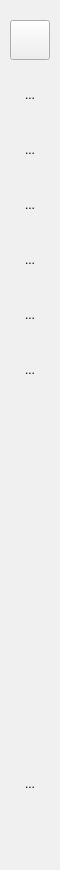
    <widget class="QFrame" name="navBarFrame">
     <property name="minimumSize">
      <size>
       <width>60</width>
       <height>600</height>
      </size>
     </property>
     <property name="maximumSize">
      <size>
       <width>60</width>
       <height>16777215</height>
      </size>
     </property>
     <property name="styleSheet">
      <string notr="true">QFrame {
    border-right: 0px solid #CCCCCC;
    border-radius: 0px;
    background-color: rgb(240, 240, 240);    
   border-bottom-left-radius: 7px;
   border-top-left-radius: 7px;
}
</string>
     </property>
     <property name="frameShape">
      <enum>QFrame::Shape::StyledPanel</enum>
     </property>
     <property name="frameShadow">
      <enum>QFrame::Shadow::Raised</enum>
     </property>
     <layout class="QVBoxLayout" name="verticalLayout" stretch="0,0,0,0,0,0,0,0,0,0">
      <property name="spacing">
       <number>15</number>
      </property>
      <property name="leftMargin">
       <number>10</number>
      </property>
      <property name="topMargin">
       <number>20</number>
      </property>
      <property name="rightMargin">
       <number>11</number>
      </property>
      <item>
       <widget class="AvatarButton" name="avatarPushButton">
        <property name="enabled">
         <bool>true</bool>
        </property>
        <property name="minimumSize">
         <size>
          <width>40</width>
          <height>40</height>
         </size>
        </property>
        <property name="text">
         <string/>
        </property>
       </widget>
      </item>
      <item>
       <widget class="QToolButton" name="chatInterfaceToolButton">
        <property name="minimumSize">
         <size>
          <width>40</width>
          <height>40</height>
         </size>
        </property>
        <property name="maximumSize">
         <size>
          <width>40</width>
          <height>40</height>
         </size>
        </property>
        <property name="toolTip">
         <string>聊天</string>
        </property>
        <property name="styleSheet">
         <string notr="true">QToolButton {
    border: none; /* 无边框 */
    background-color: transparent; /* 透明背景 */
    padding: 4px 8px; /* 内边距，根据需要调整 */
    border-radius: 3px; /* 轻微圆角，可选 */
}

/* 鼠标悬停状态 */
QToolButton:hover {
    background-color:rgb(220, 220, 220); /* 灰色背景 */
}

/* 鼠标按下状态（可选增强） */
QToolButton:pressed {
    background-color: rgb(180, 180, 180); /* 按下时更深的灰色 */
}

/* 禁用状态（可选增强） */
QToolButton:disabled {
    background-color: transparent;
    color: rgb(160, 160, 160); /* 禁用时文本变灰 */
}
    </string>
        </property>
        <property name="text">
         <string>...</string>
        </property>
        <property name="icon">
         <iconset resource="../res/icon.qrc">
          <normaloff>:/a/icons/聊天.svg</normaloff>:/a/icons/聊天.svg</iconset>
        </property>
        <property name="iconSize">
         <size>
          <width>25</width>
          <height>25</height>
         </size>
        </property>
        <property name="autoRaise">
         <bool>true</bool>
        </property>
       </widget>
      </item>
      <item>
       <widget class="QToolButton" name="contactsToolButton">
        <property name="minimumSize">
         <size>
          <width>40</width>
          <height>40</height>
         </size>
        </property>
        <property name="maximumSize">
         <size>
          <width>40</width>
          <height>40</height>
         </size>
        </property>
        <property name="toolTip">
         <string>通讯录</string>
        </property>
        <property name="styleSheet">
         <string notr="true">QToolButton {
    border: none; /* 无边框 */
    background-color: transparent; /* 透明背景 */
    padding: 4px 8px; /* 内边距，根据需要调整 */
    border-radius: 3px; /* 轻微圆角，可选 */
}

/* 鼠标悬停状态 */
QToolButton:hover {
    background-color:rgb(220, 220, 220); /* 灰色背景 */
}

/* 鼠标按下状态（可选增强） */
QToolButton:pressed {
    background-color: rgb(180, 180, 180); /* 按下时更深的灰色 */
}

/* 禁用状态（可选增强） */
QToolButton:disabled {
    background-color: transparent;
    color: rgb(160, 160, 160); /* 禁用时文本变灰 */
}
    </string>
        </property>
        <property name="text">
         <string>...</string>
        </property>
        <property name="icon">
         <iconset resource="../res/icon.qrc">
          <normaloff>:/a/icons/通讯录 .svg</normaloff>:/a/icons/通讯录 .svg</iconset>
        </property>
        <property name="iconSize">
         <size>
          <width>20</width>
          <height>20</height>
         </size>
        </property>
        <property name="autoRaise">
         <bool>true</bool>
        </property>
       </widget>
      </item>
      <item>
       <widget class="QToolButton" name="collectionToolButton">
        <property name="minimumSize">
         <size>
          <width>40</width>
          <height>40</height>
         </size>
        </property>
        <property name="toolTip">
         <string>收藏</string>
        </property>
        <property name="styleSheet">
         <string notr="true">QToolButton {
    border: none; /* 无边框 */
    background-color: transparent; /* 透明背景 */
    padding: 4px 8px; /* 内边距，根据需要调整 */
    border-radius: 3px; /* 轻微圆角，可选 */
}

/* 鼠标悬停状态 */
QToolButton:hover {
    background-color:rgb(220, 220, 220); /* 灰色背景 */
}

/* 鼠标按下状态（可选增强） */
QToolButton:pressed {
    background-color: rgb(180, 180, 180); /* 按下时更深的灰色 */
}

/* 禁用状态（可选增强） */
QToolButton:disabled {
    background-color: transparent;
    color: rgb(160, 160, 160); /* 禁用时文本变灰 */
}
    </string>
        </property>
        <property name="text">
         <string>...</string>
        </property>
        <property name="icon">
         <iconset resource="../res/icon.qrc">
          <normaloff>:/a/icons/收藏.svg</normaloff>:/a/icons/收藏.svg</iconset>
        </property>
        <property name="iconSize">
         <size>
          <width>25</width>
          <height>25</height>
         </size>
        </property>
        <property name="autoRaise">
         <bool>true</bool>
        </property>
       </widget>
      </item>
      <item>
       <widget class="QToolButton" name="toolButton_2">
        <property name="minimumSize">
         <size>
          <width>40</width>
          <height>40</height>
         </size>
        </property>
        <property name="maximumSize">
         <size>
          <width>40</width>
          <height>40</height>
         </size>
        </property>
        <property name="toolTip">
         <string>朋友圈</string>
        </property>
        <property name="styleSheet">
         <string notr="true">QToolButton {
    border: none; /* 无边框 */
    background-color: transparent; /* 透明背景 */
    padding: 4px 8px; /* 内边距，根据需要调整 */
    border-radius: 3px; /* 轻微圆角，可选 */
}

/* 鼠标悬停状态 */
QToolButton:hover {
    background-color:rgb(220, 220, 220); /* 灰色背景 */
}

/* 鼠标按下状态（可选增强） */
QToolButton:pressed {
    background-color: rgb(180, 180, 180); /* 按下时更深的灰色 */
}

/* 禁用状态（可选增强） */
QToolButton:disabled {
    background-color: transparent;
    color: rgb(160, 160, 160); /* 禁用时文本变灰 */
}
    </string>
        </property>
        <property name="text">
         <string>...</string>
        </property>
        <property name="icon">
         <iconset resource="../res/icon.qrc">
          <normaloff>:/a/icons/朋友圈 .svg</normaloff>:/a/icons/朋友圈 .svg</iconset>
        </property>
        <property name="iconSize">
         <size>
          <width>25</width>
          <height>25</height>
         </size>
        </property>
        <property name="autoRaise">
         <bool>true</bool>
        </property>
       </widget>
      </item>
      <item>
       <widget class="QToolButton" name="toolButton_14">
        <property name="minimumSize">
         <size>
          <width>40</width>
          <height>40</height>
         </size>
        </property>
        <property name="maximumSize">
         <size>
          <width>40</width>
          <height>40</height>
         </size>
        </property>
        <property name="toolTip">
         <string>视频号</string>
        </property>
        <property name="styleSheet">
         <string notr="true">QToolButton {
    border: none; /* 无边框 */
    background-color: transparent; /* 透明背景 */
    padding: 4px 8px; /* 内边距，根据需要调整 */
    border-radius: 3px; /* 轻微圆角，可选 */
}

/* 鼠标悬停状态 */
QToolButton:hover {
    background-color:rgb(220, 220, 220); /* 灰色背景 */
}

/* 鼠标按下状态（可选增强） */
QToolButton:pressed {
    background-color: rgb(180, 180, 180); /* 按下时更深的灰色 */
}

/* 禁用状态（可选增强） */
QToolButton:disabled {
    background-color: transparent;
    color: rgb(160, 160, 160); /* 禁用时文本变灰 */
}
    </string>
        </property>
        <property name="text">
         <string>...</string>
        </property>
        <property name="icon">
         <iconset resource="../res/icon.qrc">
          <normaloff>:/a/icons/视频号.svg</normaloff>:/a/icons/视频号.svg</iconset>
        </property>
        <property name="iconSize">
         <size>
          <width>25</width>
          <height>25</height>
         </size>
        </property>
        <property name="autoRaise">
         <bool>true</bool>
        </property>
       </widget>
      </item>
      <item>
       <widget class="QToolButton" name="toolButton_15">
        <property name="minimumSize">
         <size>
          <width>40</width>
          <height>40</height>
         </size>
        </property>
        <property name="maximumSize">
         <size>
          <width>40</width>
          <height>40</height>
         </size>
        </property>
        <property name="toolTip">
         <string>小程序</string>
        </property>
        <property name="styleSheet">
         <string notr="true">QToolButton {
    border: none; /* 无边框 */
    background-color: transparent; /* 透明背景 */
    padding: 4px 8px; /* 内边距，根据需要调整 */
    border-radius: 3px; /* 轻微圆角，可选 */
}

/* 鼠标悬停状态 */
QToolButton:hover {
    background-color:rgb(220, 220, 220); /* 灰色背景 */
}

/* 鼠标按下状态（可选增强） */
QToolButton:pressed {
    background-color: rgb(180, 180, 180); /* 按下时更深的灰色 */
}

/* 禁用状态（可选增强） */
QToolButton:disabled {
    background-color: transparent;
    color: rgb(160, 160, 160); /* 禁用时文本变灰 */
}
    </string>
        </property>
        <property name="text">
         <string>...</string>
        </property>
        <property name="icon">
         <iconset resource="../res/icon.qrc">
          <normaloff>:/a/icons/小程序 .svg</normaloff>:/a/icons/小程序 .svg</iconset>
        </property>
        <property name="iconSize">
         <size>
          <width>20</width>
          <height>20</height>
         </size>
        </property>
        <property name="autoRaise">
         <bool>true</bool>
        </property>
       </widget>
      </item>
      <item>
       <spacer name="verticalSpacer">
        <property name="orientation">
         <enum>Qt::Orientation::Vertical</enum>
        </property>
        <property name="sizeHint" stdset="0">
         <size>
          <width>20</width>
          <height>359</height>
         </size>
        </property>
       </spacer>
      </item>
      <item>
       <widget class="QToolButton" name="floatingToolButton">
        <property name="minimumSize">
         <size>
          <width>40</width>
          <height>40</height>
         </size>
        </property>
        <property name="maximumSize">
         <size>
          <width>40</width>
          <height>40</height>
         </size>
        </property>
        <property name="toolTip">
         <string>悬浮窗</string>
        </property>
        <property name="styleSheet">
         <string notr="true">QToolButton {
    border: none; /* 无边框 */
    background-color: transparent; /* 透明背景 */
    padding: 4px 8px; /* 内边距，根据需要调整 */
    border-radius: 3px; /* 轻微圆角，可选 */
}

/* 鼠标悬停状态 */
QToolButton:hover {
    background-color:rgb(220, 220, 220); /* 灰色背景 */
}

/* 鼠标按下状态（可选增强） */
QToolButton:pressed {
    background-color: rgb(180, 180, 180); /* 按下时更深的灰色 */
}

/* 禁用状态（可选增强） */
QToolButton:disabled {
    background-color: transparent;
    color: rgb(160, 160, 160); /* 禁用时文本变灰 */
}
    </string>
        </property>
        <property name="text">
         <string>...</string>
        </property>
        <property name="icon">
         <iconset resource="../res/icon.qrc">
          <normaloff>:/a/icons/悬浮窗.svg</normaloff>:/a/icons/悬浮窗.svg</iconset>
        </property>
        <property name="iconSize">
         <size>
          <width>23</width>
          <height>25</height>
         </size>
        </property>
        <property name="autoRaise">
         <bool>true</bool>
        </property>
       </widget>
      </item>
      <item>
       <widget class="QToolButton" name="moreToolButton">
        <property name="minimumSize">
         <size>
          <width>40</width>
          <height>40</height>
         </size>
        </property>
        <property name="maximumSize">
         <size>
          <width>40</width>
          <height>40</height>
         </size>
        </property>
        <property name="toolTip">
         <string>更多</string>
        </property>
        <property name="styleSheet">
         <string notr="true">QToolButton {
    border: none; /* 无边框 */
    background-color: transparent; /* 透明背景 */
    padding: 4px 8px; /* 内边距，根据需要调整 */
    border-radius: 3px; /* 轻微圆角，可选 */
}

/* 鼠标悬停状态 */
QToolButton:hover {
    background-color:rgb(220, 220, 220); /* 灰色背景 */
}

/* 鼠标按下状态（可选增强） */
QToolButton:pressed {
    background-color: rgb(180, 180, 180); /* 按下时更深的灰色 */
}

/* 禁用状态（可选增强） */
QToolButton:disabled {
    background-color: transparent;
    color: rgb(160, 160, 160); /* 禁用时文本变灰 */
}
    </string>
        </property>
        <property name="icon">
         <iconset resource="../res/icon.qrc">
          <normaloff>:/a/icons/列表.svg</normaloff>:/a/icons/列表.svg</iconset>
        </property>
        <property name="iconSize">
         <size>
          <width>20</width>
          <height>30</height>
         </size>
        </property>
        <property name="autoRaise">
         <bool>true</bool>
        </property>
       </widget>
      </item>
     </layout>
    </widget>
